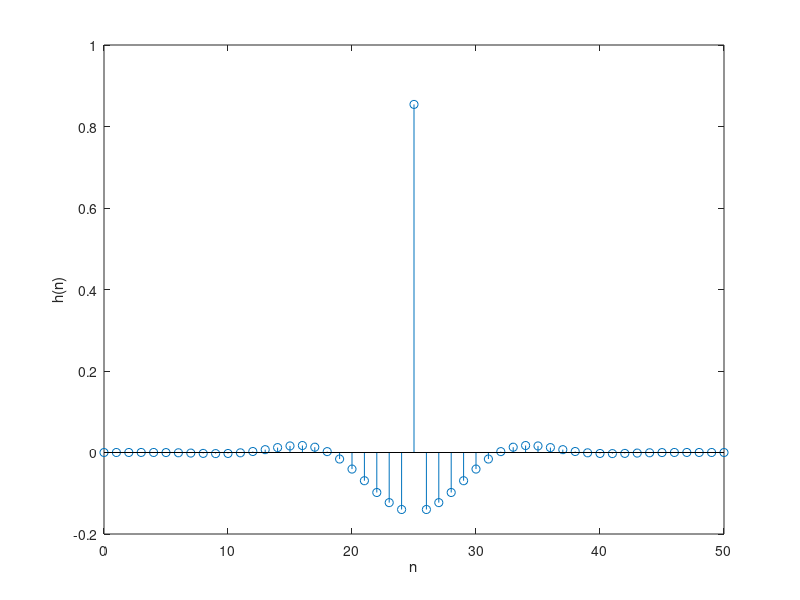
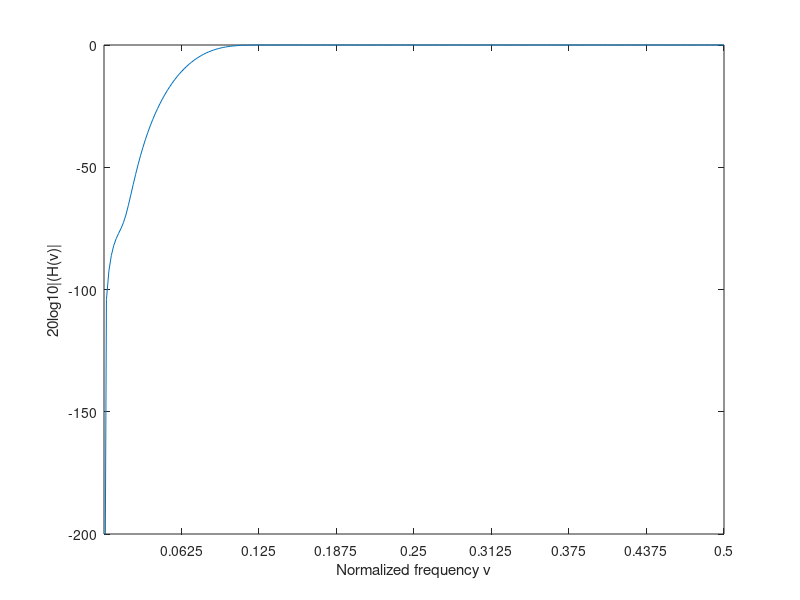

Reproduce these figures in MATLAB, in order.
clear all
load('LP51.mat');
impulse=(zeros(1,51));
impulse(1,26)=1;%m=(M-1)/2=25
h_HP=impulse-num;
H=abs(fft(h_HP,512));
Hlog=20*log10(H);
H_freq=Hlog(1:256);
v=linspace(0,0.5,256);
n=0:50;
figure(1);
stem(n,h_HP);
xlabel('n');
ylabel('h(n)');
figure(2);
plot(v,H_freq);
xlabel('Normalized frequency v');
ylabel('20log10|(H(v)|');
xticks([1/16 1/8 3/16 1/4 5/16 3/8 7/16 1/2]);
ylim([-200 0])